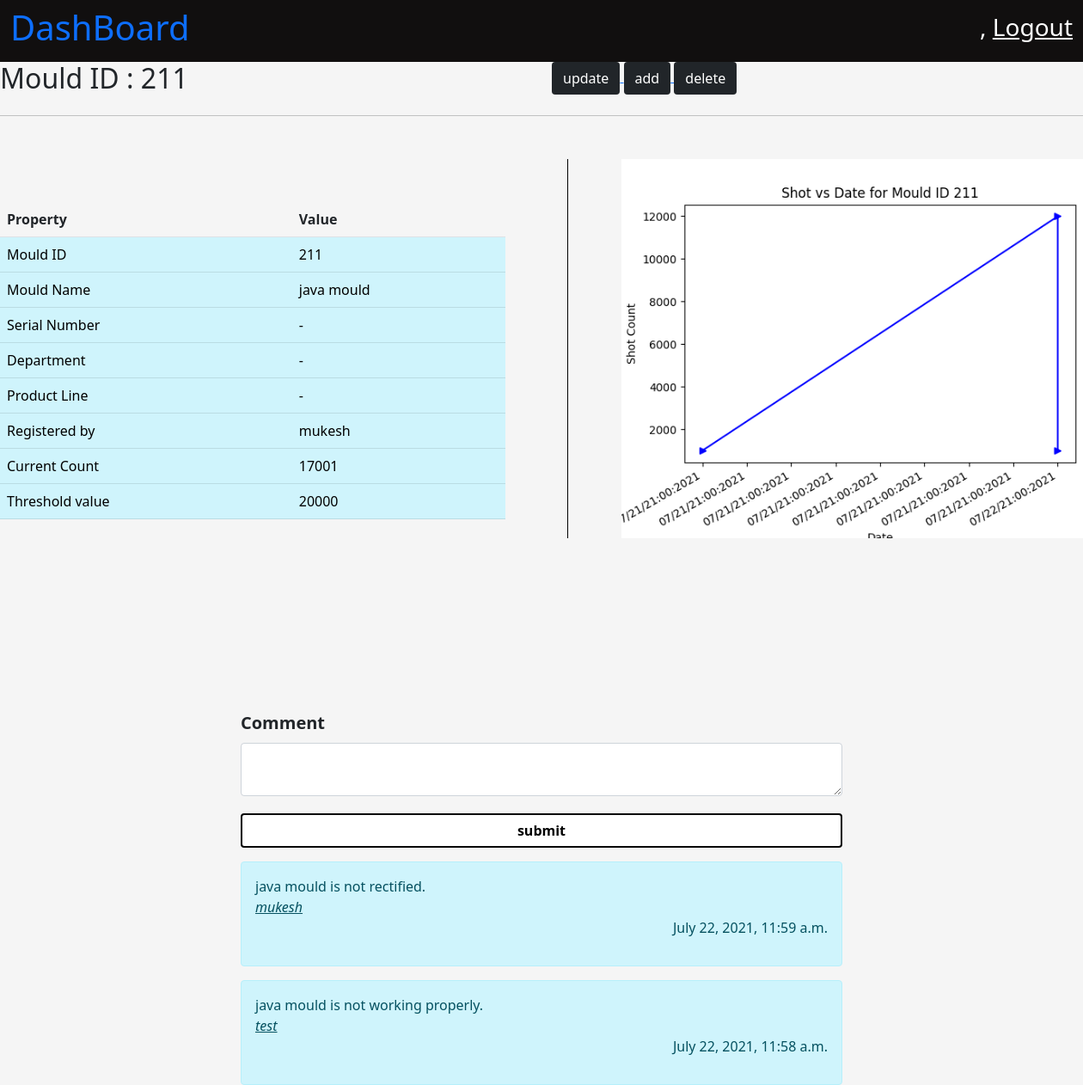
Page /mould/211/ (signed in) on the committed database.
### mould/models.py (models this page shows, shortened)
class Mould(models.Model):
    mould_id = models.IntegerField(primary_key=True)
    mould_name = models.CharField(max_length=200)
    cavity_number = models.IntegerField()
    registered_date = models.DateTimeField(auto_now_add=True)
    registered_by = models.ForeignKey(User, on_delete=models.RESTRICT)
    threshold_value = models.IntegerField()
    present_count = models.IntegerField()
    def __str__(self):
        return str(self.mould_id)

class MouldComment(models.Model):
    mould_id = models.ForeignKey(Mould, related_name='mould_chat', on_delete=models.PROTECT)
    comment_text = models.TextField()
    commented_by = models.ForeignKey(User,related_name='chat_user', on_delete=models.PROTECT)
    commented_date_time = models.DateTimeField(auto_now_add=True)

### mould/views.py (the view, shortened to what this page needs)
# urls.py: path('<int:mould_id>/', views.mould_view, name = "MouldView"),
@login_required
def mould_view(request, mould_id):
    context = {}
    comments = MouldComment.objects.filter(mould_id = mould_id).order_by('commented_date_time')
    comments = list(comments)[::-1]
    print(comments)
    context['comments'] = comments
    mould_data =  Mould.objects.get(mould_id = mould_id)
    context['data'] = mould_data
    drawGraphMould_vs_shots(mould_data)
    return render(request, 'mould_id.html', context)

### mould/views.py (called while the page is built)
def drawGraphMould_vs_shots(mould_id):
    mould_status_data = MouldStatus.objects.filter(mould_id = mould_id).order_by('status_update')
    increment_date = []
    increment_count = []
    for mould in mould_status_data:
        increment_date.append(mould.status_update.date())
        increment_count.append(mould.count_increment)
    print(increment_count)
    print(increment_date)
    plt.title(f'Shot vs Date for Mould ID {mould_id}')
    plt.xlabel('Date')
    plt.ylabel('Shot Count')
    plt.plot(increment_date, increment_count,marker='>', color='blue')
    plt.gcf().autofmt_xdate()
    myFmt = mdates.DateFormatter('%D:%M:%Y')
    plt.gca().xaxis.set_major_formatter(myFmt)
    plt.savefig('mould/static/images/mould_daily_count.png')
    plt.close()

### mould/templates/mould_id.html (shortened to what this page needs)
{% extends 'base.html' %}
{% load static %}
{% block title %}
    <link
        rel="stylesheet"
        href="{% static 'css/mould_id.css' %}" >
{% endblock %}
{% block body_content %}
    <nav
        class="navbar navbar-light dashboard_nav">
        <div class="container-fluid dashboard_nav">
            <p class="h1 dashboard_title">
                <a href="{% url 'homePage' %}" style="text-decoration:None;">
                  DashBoard
                </a>
            </p>
            <div class="user_data">
                <p class="h3">
                    {{ request.user.first_name }},
                    <a href="{% url 'userLogout' %}">
                        Logout
                    </a>
                </p>
            </div>
        </div>
    </nav>
    <div class="heading_container">
        <div class="row">
            <div class="col">
               <p class="h2">
                    Mould ID : {{ data.mould_id }}
                </p>
            </div>
            <div class="col">
                <a href="#">
                    <button class="btn bg-dark text-white mould_button">
                        update
                    </button>
                </a>
                <a href="#">
                    <button class="btn bg-dark text-white mould_button">
                        add
                    </button>
                </a>
                <a href="#">
                    <button class="btn bg-dark text-white mould_button">
                        delete
                    </button>
                </a>
            </div>
        </div>
    </div>
    <hr />
    <div class="mould_data_show">
        <div class="row">
            <div class="col tableColumn">
                <table class="table">
                            <th scope="col">Property</th>
                            <th scope="col">Value</th>
                    <tr class="table-info">
                        <td class="table-info">
                            Mould ID
                        </td>
                        <td class="table-info">
                            {{ data.mould_id }}
                        </td>
                    </tr>
                    <tr class="table-info">
                        <td class="table-info">
                            Mould Name
                        </td>
                        <td class="table-info">
                            {{ data.mould_name }}
                        </td>
                    </tr>
                    <tr class="table-info">
                        <td class="table-info">
                            Serial Number
                        </td>
                        <td class="table-info">
                            -
                        </td>
                    </tr>
                    <tr class="table-info">
                        <td class="table-info">
                            Department
                        </td>
                        <td class="table-info">
                            -
                        </td>
                    </tr>
                    <tr class="table-info">
                        <td class="table-info">
                           Product Line
                        </td>
                        <td class="table-info">
                            -
                        </td>
                    </tr>
                    <tr class="table-info">
                        <td class="table-info">
                            Registered by
                        </td>
                        <td class="table-info">
                            {{ data.registered_by.first_name }}
                        </td>
                    </tr>
                    <tr class="table-info">
                        <td class="table-info">
                            Current Count
                        </td>
                        <td class="table-info">
                            {{ data.present_count }}
                        </td>
                    </tr>
                    <tr class="table-info">
                        <td class="table-info">
                            Threshold value
                        </td>
                        <td class="table-info">
                            {{ data.threshold_value }}
                        </td>
                    </tr>
                </table>
            </div>
            <div class="col graphColumn">
                <img src="{% static 'images/mould_daily_count.png' %}" class="img-fluid" alt="...">
            </div>
        </div>
    </div>
    <div class="container comment_box">
        <form action="." method = "POST">
              <label
                for="exampleInputEmail1"
                class="form-label"
                style="font-size : 20px;"
                >
                <b>
                Comment
                </b>
            </label>
            <textarea
            name = "comment"
            class="form-control"
            id="mouldName"
            aria-describedby="textHelp"
            required >
            </textarea>
            <div
            class="mb-3 submitButton">
            <button type="submit" class="btn btn-primary submitButton customSubmitButton"><b>submit</b></button>
        </div>
        </form>
        <div class="comment_box_2">
            {% for comment in comments %}
            <div class="alert alert-info" role="alert">
                {{ comment.comment_text }}
                <br/>
                <i><u> {{ comment.commented_by.first_name }} </u></i>
                <p style="text-align:right;">
                    {{ comment.commented_date_time }}
                </p>
            </div>
            {% endfor %}
        </div>
    </div>
{% endblock %}

### mould/static/css/mould_id.css (style rules this page uses)
body { background-color: whitesmoke; }
nav.dashboard_nav { background-color: rgb(17, 15, 15); }
nav.dashboard_nav div.dashboard_nav { color : white; }
nav.dashboard_nav div.user_data p a { color: white; }
div.container { margin-top : 100px; padding: 100px; width: 900px; height: 500px; }
div.container form div button.customSubmitButton { width : 700px; color : black; background-color: white; border : 2px solid black; margin-top : 20px; }
div.mould_data_show { margin-top : 50px; }
div.mould_data_show div.row div.tableColumn { margin-top: 50px; }
div.mould_data_show div.graphColumn { margin-left: 60px; border-left: 0.5px solid black; }
div.mould_data_show div.graphColumn img { margin-left: 50px; width : 650px; }

### rows in the picture
Mould: mould_id "211", mould_name "java mould", registered_by.first_name "mukesh", present_count "17001", threshold_value "20000"
MouldComment: comment_text "java mould is not rectified.", commented_by.first_name "mukesh", commented_date_time "July 22, 2021, 11:59 a.m."
MouldComment: comment_text "java mould is not working properly.", commented_by.first_name "test", commented_date_time "July 22, 2021, 11:58 a.m."
